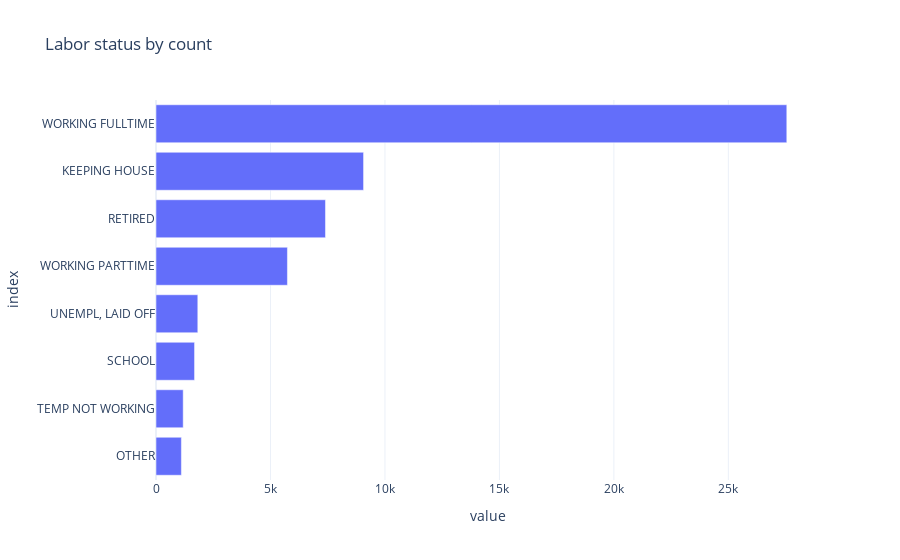

The notebook cell this image was saved under:
### Markdown cell above
Let's change the orientation of the plot and add a title, for a better perspective.

### Code cell
# Create a new figure object
fig = px.bar(df["labor_status"].value_counts(ascending=True),
             template="plotly_white",
             orientation="h",
             title="Labor status by count"
            )

# Hide the legend and show the plot
fig.update_layout(showlegend=False)
fig.show()

### Figure 1 — Plotly figure (JSON) as saved in the notebook; plotly's stock layout.template omitted (floating-point values rounded to 4 significant figures)
{"data": [{"alignmentgroup": "True", "hovertemplate": "variable=labor_status<br>value=%{x}<br>index=%{y}<extra></extra>", "legendgroup": "labor_status", "marker": {"color": "#636efa", "pattern": {"shape": ""}}, "name": "labor_status", "offsetgroup": "labor_status", "orientation": "h", "showlegend": true, "textposition": "auto", "type": "bar", "x": [1109, 1188, 1684, 1826, 5741, 7403, 9066, 27553], "xaxis": "x", "y": ["OTHER", "TEMP NOT WORKING", "SCHOOL", "UNEMPL, LAID OFF", "WORKING PARTTIME", "RETIRED", "KEEPING HOUSE", "WORKING FULLTIME"], "yaxis": "y"}], "layout": {"barmode": "relative", "legend": {"title": {"text": "variable"}, "tracegroupgap": 0}, "showlegend": false, "title": {"text": "Labor status by count"}, "xaxis": {"anchor": "y", "domain": [0, 1], "title": {"text": "value"}}, "yaxis": {"anchor": "x", "domain": [0, 1], "title": {"text": "index"}}}}
